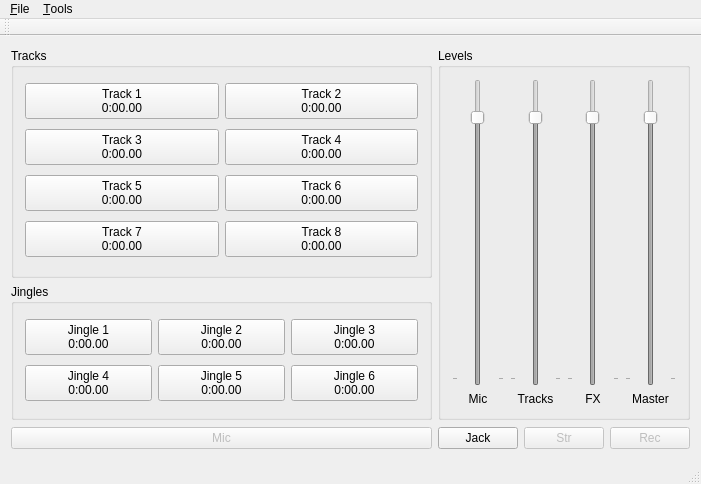
<?xml version="1.0" encoding="UTF-8"?>
<ui version="4.0">
 <class>MainWindow</class>
 <widget class="QMainWindow" name="MainWindow">
  <property name="geometry">
   <rect>
    <x>0</x>
    <y>0</y>
    <width>701</width>
    <height>484</height>
   </rect>
  </property>
  <property name="minimumSize">
   <size>
    <width>701</width>
    <height>484</height>
   </size>
  </property>
  <property name="maximumSize">
   <size>
    <width>701</width>
    <height>484</height>
   </size>
  </property>
  <property name="windowTitle">
   <string>MainWindow</string>
  </property>
  <widget class="QWidget" name="centralWidget">
   <layout class="QGridLayout" name="gridLayout_2">
    <item row="0" column="0">
     <layout class="QGridLayout" name="buttonsLayout">
      <item row="0" column="0">
       <widget class="QGroupBox" name="tracksGroupBox">
        <property name="minimumSize">
         <size>
          <width>421</width>
          <height>230</height>
         </size>
        </property>
        <property name="title">
         <string>Tracks</string>
        </property>
        <layout class="QGridLayout" name="_2">
         <item row="2" column="1">
          <widget class="TrackButton" name="trackButton4">
           <property name="sizePolicy">
            <sizepolicy hsizetype="Ignored" vsizetype="Fixed">
             <horstretch>0</horstretch>
             <verstretch>0</verstretch>
            </sizepolicy>
           </property>
           <property name="text">
            <string>Track 4
0:00.00</string>
           </property>
           <property name="checkable">
            <bool>true</bool>
           </property>
          </widget>
         </item>
         <item row="2" column="0">
          <widget class="TrackButton" name="trackButton3">
           <property name="sizePolicy">
            <sizepolicy hsizetype="Ignored" vsizetype="Fixed">
             <horstretch>0</horstretch>
             <verstretch>0</verstretch>
            </sizepolicy>
           </property>
           <property name="text">
            <string>Track 3
0:00.00</string>
           </property>
           <property name="checkable">
            <bool>true</bool>
           </property>
          </widget>
         </item>
         <item row="3" column="0">
          <widget class="TrackButton" name="trackButton5">
           <property name="sizePolicy">
            <sizepolicy hsizetype="Ignored" vsizetype="Fixed">
             <horstretch>0</horstretch>
             <verstretch>0</verstretch>
            </sizepolicy>
           </property>
           <property name="text">
            <string>Track 5
0:00.00</string>
           </property>
           <property name="checkable">
            <bool>true</bool>
           </property>
          </widget>
         </item>
         <item row="4" column="1">
          <widget class="TrackButton" name="trackButton8">
           <property name="sizePolicy">
            <sizepolicy hsizetype="Ignored" vsizetype="Fixed">
             <horstretch>0</horstretch>
             <verstretch>0</verstretch>
            </sizepolicy>
           </property>
           <property name="text">
            <string>Track 8
0:00.00</string>
           </property>
           <property name="checkable">
            <bool>true</bool>
           </property>
          </widget>
         </item>
         <item row="3" column="1">
          <widget class="TrackButton" name="trackButton6">
           <property name="sizePolicy">
            <sizepolicy hsizetype="Ignored" vsizetype="Fixed">
             <horstretch>0</horstretch>
             <verstretch>0</verstretch>
            </sizepolicy>
           </property>
           <property name="text">
            <string>Track 6
0:00.00</string>
           </property>
           <property name="checkable">
            <bool>true</bool>
           </property>
          </widget>
         </item>
         <item row="4" column="0">
          <widget class="TrackButton" name="trackButton7">
           <property name="sizePolicy">
            <sizepolicy hsizetype="Ignored" vsizetype="Fixed">
             <horstretch>0</horstretch>
             <verstretch>0</verstretch>
            </sizepolicy>
           </property>
           <property name="text">
            <string>Track 7
0:00.00</string>
           </property>
           <property name="checkable">
            <bool>true</bool>
           </property>
          </widget>
         </item>
         <item row="0" column="1">
          <widget class="TrackButton" name="trackButton2">
           <property name="sizePolicy">
            <sizepolicy hsizetype="Ignored" vsizetype="Fixed">
             <horstretch>0</horstretch>
             <verstretch>0</verstretch>
            </sizepolicy>
           </property>
           <property name="text">
            <string>Track 2
0:00.00</string>
           </property>
           <property name="checkable">
            <bool>true</bool>
           </property>
          </widget>
         </item>
         <item row="0" column="0">
          <widget class="TrackButton" name="trackButton1">
           <property name="sizePolicy">
            <sizepolicy hsizetype="Ignored" vsizetype="Fixed">
             <horstretch>0</horstretch>
             <verstretch>0</verstretch>
            </sizepolicy>
           </property>
           <property name="text">
            <string>Track 1
0:00.00</string>
           </property>
           <property name="checkable">
            <bool>true</bool>
           </property>
          </widget>
         </item>
        </layout>
       </widget>
      </item>
      <item row="1" column="0">
       <widget class="QGroupBox" name="jinglesGroupBox">
        <property name="title">
         <string>Jingles</string>
        </property>
        <layout class="QGridLayout" name="gridLayout_3">
         <property name="sizeConstraint">
          <enum>QLayout::SetMinimumSize</enum>
         </property>
         <item row="0" column="2">
          <widget class="QPushButton" name="jingleButton3">
           <property name="sizePolicy">
            <sizepolicy hsizetype="Ignored" vsizetype="Fixed">
             <horstretch>0</horstretch>
             <verstretch>0</verstretch>
            </sizepolicy>
           </property>
           <property name="text">
            <string>Jingle 3
0:00.00</string>
           </property>
           <property name="checkable">
            <bool>true</bool>
           </property>
          </widget>
         </item>
         <item row="0" column="1">
          <widget class="QPushButton" name="jingleButton2">
           <property name="sizePolicy">
            <sizepolicy hsizetype="Ignored" vsizetype="Fixed">
             <horstretch>0</horstretch>
             <verstretch>0</verstretch>
            </sizepolicy>
           </property>
           <property name="text">
            <string>Jingle 2
0:00.00</string>
           </property>
           <property name="checkable">
            <bool>true</bool>
           </property>
          </widget>
         </item>
         <item row="0" column="0">
          <widget class="QPushButton" name="jingleButton1">
           <property name="sizePolicy">
            <sizepolicy hsizetype="Ignored" vsizetype="Fixed">
             <horstretch>0</horstretch>
             <verstretch>0</verstretch>
            </sizepolicy>
           </property>
           <property name="text">
            <string>Jingle 1
0:00.00</string>
           </property>
           <property name="checkable">
            <bool>true</bool>
           </property>
          </widget>
         </item>
         <item row="1" column="0">
          <widget class="QPushButton" name="jingleButton4">
           <property name="sizePolicy">
            <sizepolicy hsizetype="Ignored" vsizetype="Fixed">
             <horstretch>0</horstretch>
             <verstretch>0</verstretch>
            </sizepolicy>
           </property>
           <property name="text">
            <string>Jingle 4
0:00.00</string>
           </property>
           <property name="checkable">
            <bool>true</bool>
           </property>
          </widget>
         </item>
         <item row="1" column="1">
          <widget class="QPushButton" name="jingleButton5">
           <property name="sizePolicy">
            <sizepolicy hsizetype="Ignored" vsizetype="Fixed">
             <horstretch>0</horstretch>
             <verstretch>0</verstretch>
            </sizepolicy>
           </property>
           <property name="text">
            <string>Jingle 5
0:00.00</string>
           </property>
           <property name="checkable">
            <bool>true</bool>
           </property>
          </widget>
         </item>
         <item row="1" column="2">
          <widget class="QPushButton" name="jingleButton6">
           <property name="sizePolicy">
            <sizepolicy hsizetype="Ignored" vsizetype="Fixed">
             <horstretch>0</horstretch>
             <verstretch>0</verstretch>
            </sizepolicy>
           </property>
           <property name="text">
            <string>Jingle 6
0:00.00</string>
           </property>
           <property name="checkable">
            <bool>true</bool>
           </property>
          </widget>
         </item>
        </layout>
       </widget>
      </item>
     </layout>
    </item>
    <item row="2" column="1">
     <layout class="QHBoxLayout" name="controlsLayout">
      <item>
       <widget class="JackButton" name="jackButton">
        <property name="text">
         <string>Jack</string>
        </property>
        <property name="checkable">
         <bool>true</bool>
        </property>
       </widget>
      </item>
      <item>
       <widget class="StreamButton" name="streamButton">
        <property name="enabled">
         <bool>false</bool>
        </property>
        <property name="sizePolicy">
         <sizepolicy hsizetype="Minimum" vsizetype="Minimum">
          <horstretch>0</horstretch>
          <verstretch>0</verstretch>
         </sizepolicy>
        </property>
        <property name="text">
         <string>Str</string>
        </property>
        <property name="checkable">
         <bool>true</bool>
        </property>
       </widget>
      </item>
      <item>
       <widget class="RecordButton" name="recordButton">
        <property name="enabled">
         <bool>false</bool>
        </property>
        <property name="sizePolicy">
         <sizepolicy hsizetype="Minimum" vsizetype="Minimum">
          <horstretch>0</horstretch>
          <verstretch>0</verstretch>
         </sizepolicy>
        </property>
        <property name="text">
         <string>Rec</string>
        </property>
        <property name="checkable">
         <bool>true</bool>
        </property>
       </widget>
      </item>
     </layout>
    </item>
    <item row="2" column="0">
     <widget class="MicButton" name="micButton">
      <property name="enabled">
       <bool>false</bool>
      </property>
      <property name="text">
       <string>Mic</string>
      </property>
      <property name="checkable">
       <bool>true</bool>
      </property>
     </widget>
    </item>
    <item row="0" column="1">
     <widget class="QGroupBox" name="levelsGroupBox">
      <property name="maximumSize">
       <size>
        <width>254</width>
        <height>372</height>
       </size>
      </property>
      <property name="title">
       <string>Levels</string>
      </property>
      <layout class="QHBoxLayout" name="horizontalLayout">
       <item>
        <layout class="QVBoxLayout" name="verticalLayout">
         <item>
          <widget class="LevelSlider" name="micLevelSlider">
           <property name="enabled">
            <bool>false</bool>
           </property>
           <property name="sizePolicy">
            <sizepolicy hsizetype="Expanding" vsizetype="Expanding">
             <horstretch>0</horstretch>
             <verstretch>0</verstretch>
            </sizepolicy>
           </property>
           <property name="minimum">
            <number>0</number>
           </property>
           <property name="maximum">
            <number>112</number>
           </property>
           <property name="singleStep">
            <number>5</number>
           </property>
           <property name="pageStep">
            <number>50</number>
           </property>
           <property name="value">
            <number>100</number>
           </property>
           <property name="orientation">
            <enum>Qt::Vertical</enum>
           </property>
           <property name="invertedAppearance">
            <bool>false</bool>
           </property>
           <property name="invertedControls">
            <bool>false</bool>
           </property>
           <property name="tickPosition">
            <enum>QSlider::TicksBothSides</enum>
           </property>
           <property name="tickInterval">
            <number>120</number>
           </property>
          </widget>
         </item>
         <item>
          <widget class="QLabel" name="label">
           <property name="text">
            <string>Mic</string>
           </property>
           <property name="alignment">
            <set>Qt::AlignCenter</set>
           </property>
          </widget>
         </item>
        </layout>
       </item>
       <item>
        <layout class="QVBoxLayout" name="verticalLayout_2">
         <item>
          <widget class="LevelSlider" name="tracksLevelSlider">
           <property name="enabled">
            <bool>false</bool>
           </property>
           <property name="sizePolicy">
            <sizepolicy hsizetype="Expanding" vsizetype="Expanding">
             <horstretch>0</horstretch>
             <verstretch>0</verstretch>
            </sizepolicy>
           </property>
           <property name="minimum">
            <number>0</number>
           </property>
           <property name="maximum">
            <number>112</number>
           </property>
           <property name="singleStep">
            <number>5</number>
           </property>
           <property name="pageStep">
            <number>50</number>
           </property>
           <property name="value">
            <number>100</number>
           </property>
           <property name="orientation">
            <enum>Qt::Vertical</enum>
           </property>
           <property name="tickPosition">
            <enum>QSlider::TicksBothSides</enum>
           </property>
           <property name="tickInterval">
            <number>120</number>
           </property>
          </widget>
         </item>
         <item>
          <widget class="QLabel" name="label_2">
           <property name="text">
            <string>Tracks</string>
           </property>
           <property name="alignment">
            <set>Qt::AlignCenter</set>
           </property>
          </widget>
         </item>
        </layout>
       </item>
       <item>
        <layout class="QVBoxLayout" name="verticalLayout_3">
         <item>
          <widget class="LevelSlider" name="effectsLevelSlider">
           <property name="enabled">
            <bool>false</bool>
           </property>
           <property name="sizePolicy">
            <sizepolicy hsizetype="Expanding" vsizetype="Expanding">
             <horstretch>0</horstretch>
             <verstretch>0</verstretch>
            </sizepolicy>
           </property>
           <property name="minimum">
            <number>0</number>
           </property>
           <property name="maximum">
            <number>112</number>
           </property>
           <property name="singleStep">
            <number>5</number>
           </property>
           <property name="pageStep">
            <number>50</number>
           </property>
           <property name="value">
            <number>100</number>
           </property>
           <property name="orientation">
            <enum>Qt::Vertical</enum>
           </property>
           <property name="tickPosition">
            <enum>QSlider::TicksBothSides</enum>
           </property>
           <property name="tickInterval">
            <number>120</number>
           </property>
          </widget>
         </item>
         <item>
          <widget class="QLabel" name="label_3">
           <property name="text">
            <string>FX</string>
           </property>
           <property name="alignment">
            <set>Qt::AlignCenter</set>
           </property>
          </widget>
         </item>
        </layout>
       </item>
       <item>
        <layout class="QVBoxLayout" name="verticalLayout_4">
         <item>
          <widget class="LevelSlider" name="masterLevelSlider">
           <property name="enabled">
            <bool>false</bool>
           </property>
           <property name="sizePolicy">
            <sizepolicy hsizetype="Expanding" vsizetype="Expanding">
             <horstretch>0</horstretch>
             <verstretch>0</verstretch>
            </sizepolicy>
           </property>
           <property name="minimum">
            <number>0</number>
           </property>
           <property name="maximum">
            <number>112</number>
           </property>
           <property name="singleStep">
            <number>5</number>
           </property>
           <property name="pageStep">
            <number>50</number>
           </property>
           <property name="value">
            <number>100</number>
           </property>
           <property name="orientation">
            <enum>Qt::Vertical</enum>
           </property>
           <property name="tickPosition">
            <enum>QSlider::TicksBothSides</enum>
           </property>
           <property name="tickInterval">
            <number>120</number>
           </property>
          </widget>
         </item>
         <item>
          <widget class="QLabel" name="label_4">
           <property name="text">
            <string>Master</string>
           </property>
           <property name="alignment">
            <set>Qt::AlignCenter</set>
           </property>
          </widget>
         </item>
        </layout>
       </item>
      </layout>
     </widget>
    </item>
   </layout>
  </widget>
  <widget class="QMenuBar" name="menuBar">
   <property name="geometry">
    <rect>
     <x>0</x>
     <y>0</y>
     <width>701</width>
     <height>22</height>
    </rect>
   </property>
   <widget class="QMenu" name="menuFile">
    <property name="title">
     <string>&amp;File</string>
    </property>
    <addaction name="actionExit"/>
   </widget>
   <widget class="QMenu" name="menuEdit">
    <property name="title">
     <string>&amp;Tools</string>
    </property>
    <addaction name="actionOptions"/>
   </widget>
   <addaction name="menuFile"/>
   <addaction name="menuEdit"/>
  </widget>
  <widget class="QToolBar" name="mainToolBar">
   <attribute name="toolBarArea">
    <enum>TopToolBarArea</enum>
   </attribute>
   <attribute name="toolBarBreak">
    <bool>false</bool>
   </attribute>
  </widget>
  <widget class="QStatusBar" name="statusBar"/>
  <action name="actionOptions">
   <property name="icon">
    <iconset theme="options">
     <normaloff>.</normaloff>.</iconset>
   </property>
   <property name="text">
    <string>&amp;Options...</string>
   </property>
  </action>
  <action name="actionExit">
   <property name="icon">
    <iconset theme="exit">
     <normaloff>.</normaloff>.</iconset>
   </property>
   <property name="text">
    <string>E&amp;xit</string>
   </property>
   <property name="shortcut">
    <string>Ctrl+Q</string>
   </property>
  </action>
 </widget>
 <layoutdefault spacing="6" margin="11"/>
 <customwidgets>
  <customwidget>
   <class>LevelSlider</class>
   <extends>QSlider</extends>
   <header>ui/levelslider.h</header>
  </customwidget>
  <customwidget>
   <class>TrackButton</class>
   <extends>QPushButton</extends>
   <header>ui/trackbutton.h</header>
  </customwidget>
  <customwidget>
   <class>JackButton</class>
   <extends>QPushButton</extends>
   <header>ui/jackbutton.h</header>
  </customwidget>
  <customwidget>
   <class>MicButton</class>
   <extends>QPushButton</extends>
   <header>ui/micbutton.h</header>
  </customwidget>
  <customwidget>
   <class>StreamButton</class>
   <extends>QPushButton</extends>
   <header>ui/streambutton.h</header>
  </customwidget>
  <customwidget>
   <class>RecordButton</class>
   <extends>QPushButton</extends>
   <header>ui/recordbutton.h</header>
  </customwidget>
 </customwidgets>
 <resources/>
 <connections/>
</ui>
